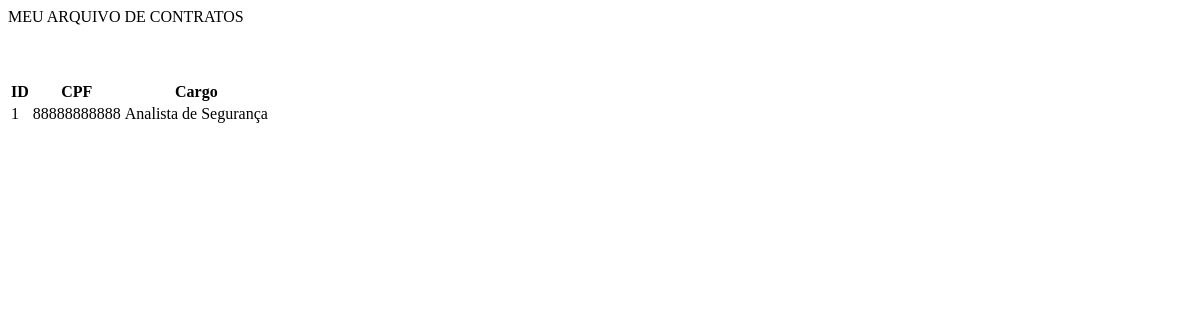
The page /contratos/ on the database as committed earlier.
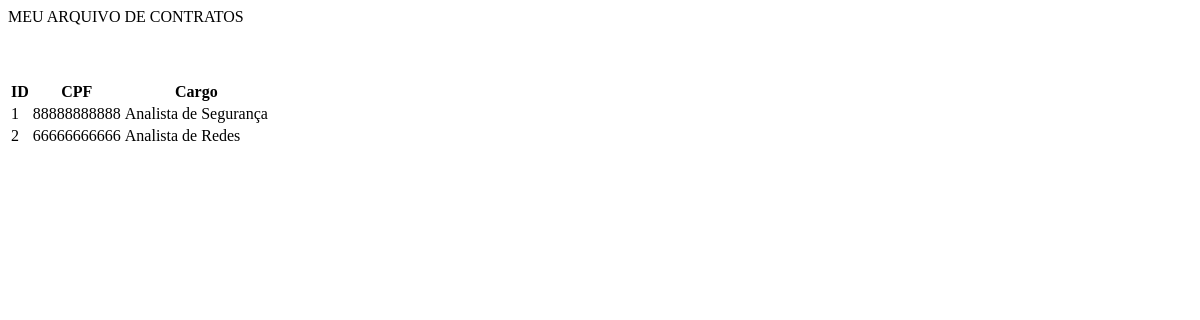
The same page on the database as committed later.
### app_pessoa/models.py (models this page shows, shortened)
class Contrato(models.Model):
    id_pessoa = models.ForeignKey(Pessoa, verbose_name='Pessoa')
    id_cargo = models.ForeignKey(Cargo, verbose_name='Cargo')
    data_admissao = models.DateField('Data da Admissão')

class Pessoa(models.Model):
    nome = models.CharField(max_length=150)
    sexo = models.CharField(max_length=1)
    cpf = models.CharField('CPF', max_length=11)
    endereco = models.CharField('Endereço', max_length=250)
    telefone = models.CharField(max_length=20, blank=True,
                                help_text='Informe se o seu celular for da Claro')
    email = models.CharField(max_length=60)
    data_nascimento = models.DateField()

class Cargo(models.Model):
    nome_cargo = models.CharField('Nome do Cargo', max_length=30)

### app_pessoa/views.py (the view)
# urls.py: url(r'^contratos/', views.mostrarcontrato),
def mostrarcontrato(request):
    lista_de_contratos = Contrato.objects.all()
    return render(request, 'contrato.html', context={'lista_de_contratos':lista_de_contratos})

### templates/contrato.html (shortened to what this page needs)
<!DOCTYPE html>
<html lang="en">
<head>
</head>
<body>
MEU ARQUIVO DE CONTRATOS
<br><br><br><br>
<table>
<thead style="border: 1px;">
<tr>
  <th>ID</th>
  <th>CPF</th>
  <th>Cargo</th>
</tr>
</thead>
<tbody>
{% for contrato in lista_de_contratos %}
  <tr>
  <td>{{ contrato.id }} </td>
  <td>{{ contrato.id_pessoa.cpf }} </td>
  <td>{{ contrato.id_cargo.nome_cargo }} </td>
  </tr>
{% endfor %}
</tbody>
</table>
</body>
</html>

Rows that differ between the two databases and show on the page:
added Contrato: id "2", id_pessoa.cpf "66666666666", id_cargo.nome_cargo "Analista de Redes"
